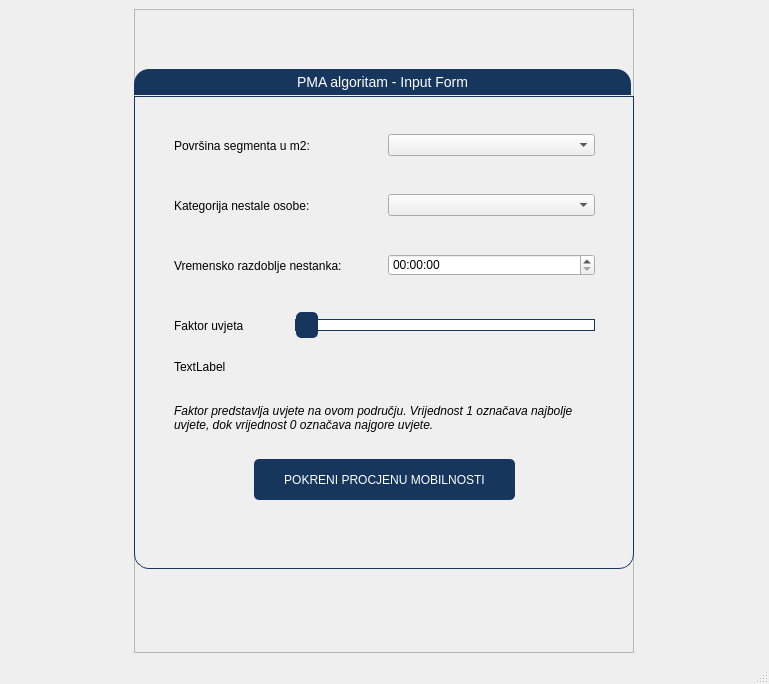
<?xml version="1.0" encoding="UTF-8"?>
<ui version="4.0">
 <class>MainWindow</class>
 <widget class="QMainWindow" name="MainWindow">
  <property name="geometry">
   <rect>
    <x>0</x>
    <y>0</y>
    <width>769</width>
    <height>684</height>
   </rect>
  </property>
  <property name="windowTitle">
   <string>MainWindow</string>
  </property>
  <widget class="QWidget" name="centralwidget">
   <layout class="QVBoxLayout" name="verticalLayout">
    <item alignment="Qt::AlignHCenter">
     <widget class="QFrame" name="frame">
      <property name="minimumSize">
       <size>
        <width>500</width>
        <height>600</height>
       </size>
      </property>
      <property name="frameShape">
       <enum>QFrame::StyledPanel</enum>
      </property>
      <property name="frameShadow">
       <enum>QFrame::Raised</enum>
      </property>
      <widget class="QGroupBox" name="groupBox_2">
       <property name="geometry">
        <rect>
         <x>0</x>
         <y>60</y>
         <width>500</width>
         <height>500</height>
        </rect>
       </property>
       <property name="styleSheet">
        <string notr="true">QGroupBox {
    border: 1px solid gray;
    border-color: #FF17365D;
    margin-top: 27px;
    font-size: 14px;
    border-bottom-left-radius: 15px;
    border-bottom-right-radius: 15px;
}

QGroupBox::title {
    subcontrol-origin: margin;
    subcontrol-position: top left;
    border-top-left-radius: 15px;
    border-top-right-radius: 15px;
    padding: 5px 161px;
    background-color: #FF17365D;
    color: rgb(255, 255, 255);
}
</string>
       </property>
       <property name="title">
        <string>PMA algoritam - Input Form</string>
       </property>
       <widget class="QPushButton" name="pushButton">
        <property name="geometry">
         <rect>
          <x>120</x>
          <y>390</y>
          <width>261</width>
          <height>41</height>
         </rect>
        </property>
        <property name="cursor">
         <cursorShape>PointingHandCursor</cursorShape>
        </property>
        <property name="styleSheet">
         <string notr="true">QPushButton {
    background-color: #FF17365D;
    color: rgb(255, 255, 255);
	border-radius: 5px;
}
QPushButton:pressed {
    background-color: rgba(23, 54, 93, 0.8);
}
QPushButton:hover {
    background-color: rgba(23, 54, 93, 0.6);
	cursor: pointer;
}</string>
        </property>
        <property name="text">
         <string>POKRENI PROCJENU MOBILNOSTI</string>
        </property>
       </widget>
       <widget class="QLabel" name="labelForDisplay_3">
        <property name="geometry">
         <rect>
          <x>40</x>
          <y>290</y>
          <width>411</width>
          <height>16</height>
         </rect>
        </property>
        <property name="text">
         <string>TextLabel</string>
        </property>
       </widget>
       <widget class="QWidget" name="layoutWidget">
        <property name="geometry">
         <rect>
          <x>40</x>
          <y>120</y>
          <width>421</width>
          <height>33</height>
         </rect>
        </property>
        <layout class="QHBoxLayout" name="category_wrapper">
         <item>
          <widget class="QLabel" name="label_2">
           <property name="text">
            <string>Kategorija nestale osobe:</string>
           </property>
          </widget>
         </item>
         <item>
          <widget class="QComboBox" name="category_dropdown">
           <property name="minimumSize">
            <size>
             <width>0</width>
             <height>0</height>
            </size>
           </property>
           <property name="styleSheet">
            <string notr="true"/>
           </property>
          </widget>
         </item>
        </layout>
       </widget>
       <widget class="QWidget" name="layoutWidget">
        <property name="geometry">
         <rect>
          <x>40</x>
          <y>180</y>
          <width>421</width>
          <height>33</height>
         </rect>
        </property>
        <layout class="QHBoxLayout" name="horizontalLayout">
         <item>
          <widget class="QLabel" name="label_4">
           <property name="text">
            <string>Vremensko razdoblje nestanka:</string>
           </property>
          </widget>
         </item>
         <item>
          <widget class="QTimeEdit" name="timeEdit">
           <property name="styleSheet">
            <string notr="true"/>
           </property>
          </widget>
         </item>
        </layout>
       </widget>
       <widget class="QWidget" name="layoutWidget">
        <property name="geometry">
         <rect>
          <x>40</x>
          <y>240</y>
          <width>421</width>
          <height>33</height>
         </rect>
        </property>
        <layout class="QHBoxLayout" name="horizontalLayout_2">
         <item>
          <widget class="QLabel" name="label_5">
           <property name="text">
            <string>Faktor uvjeta</string>
           </property>
          </widget>
         </item>
         <item>
          <widget class="QSlider" name="horizontalSlider">
           <property name="enabled">
            <bool>true</bool>
           </property>
           <property name="sizePolicy">
            <sizepolicy hsizetype="Expanding" vsizetype="Expanding">
             <horstretch>0</horstretch>
             <verstretch>0</verstretch>
            </sizepolicy>
           </property>
           <property name="minimumSize">
            <size>
             <width>300</width>
             <height>0</height>
            </size>
           </property>
           <property name="maximumSize">
            <size>
             <width>300</width>
             <height>16777215</height>
            </size>
           </property>
           <property name="cursor">
            <cursorShape>ClosedHandCursor</cursorShape>
           </property>
           <property name="styleSheet">
            <string notr="true">QSlider::groove:horizontal {
   border: 1px solid #FF17365D;
   height: 10px;
   background:  white;
}

QSlider::handle:horizontal {
    background: #FF17365D;
    border: 1px solid #FF17365D;
    width: 20px;
     margin: -8px 0px; 
	 border-radius: 5px;
}</string>
           </property>
           <property name="maximum">
            <number>100</number>
           </property>
           <property name="orientation">
            <enum>Qt::Horizontal</enum>
           </property>
          </widget>
         </item>
        </layout>
       </widget>
       <widget class="QLabel" name="labelForDisplay_10">
        <property name="geometry">
         <rect>
          <x>40</x>
          <y>330</y>
          <width>421</width>
          <height>37</height>
         </rect>
        </property>
        <property name="font">
         <font>
          <italic>true</italic>
          <stylestrategy>PreferDefault</stylestrategy>
          <kerning>true</kerning>
         </font>
        </property>
        <property name="acceptDrops">
         <bool>false</bool>
        </property>
        <property name="text">
         <string>Faktor predstavlja uvjete na ovom području. Vrijednost 1 označava najbolje uvjete, dok vrijednost 0 označava najgore uvjete.</string>
        </property>
        <property name="wordWrap">
         <bool>true</bool>
        </property>
       </widget>
       <widget class="QWidget" name="layoutWidget_2">
        <property name="geometry">
         <rect>
          <x>40</x>
          <y>60</y>
          <width>421</width>
          <height>33</height>
         </rect>
        </property>
        <layout class="QHBoxLayout" name="segment_size">
         <item>
          <widget class="QLabel" name="label_3">
           <property name="text">
            <string>Površina segmenta u m2:</string>
           </property>
          </widget>
         </item>
         <item>
          <widget class="QComboBox" name="segment_size_dropdown">
           <property name="minimumSize">
            <size>
             <width>0</width>
             <height>0</height>
            </size>
           </property>
           <property name="styleSheet">
            <string notr="true"/>
           </property>
          </widget>
         </item>
        </layout>
       </widget>
      </widget>
     </widget>
    </item>
   </layout>
  </widget>
  <widget class="QMenuBar" name="menubar">
   <property name="geometry">
    <rect>
     <x>0</x>
     <y>0</y>
     <width>769</width>
     <height>21</height>
    </rect>
   </property>
  </widget>
  <widget class="QStatusBar" name="statusbar"/>
 </widget>
 <resources/>
 <connections/>
</ui>
